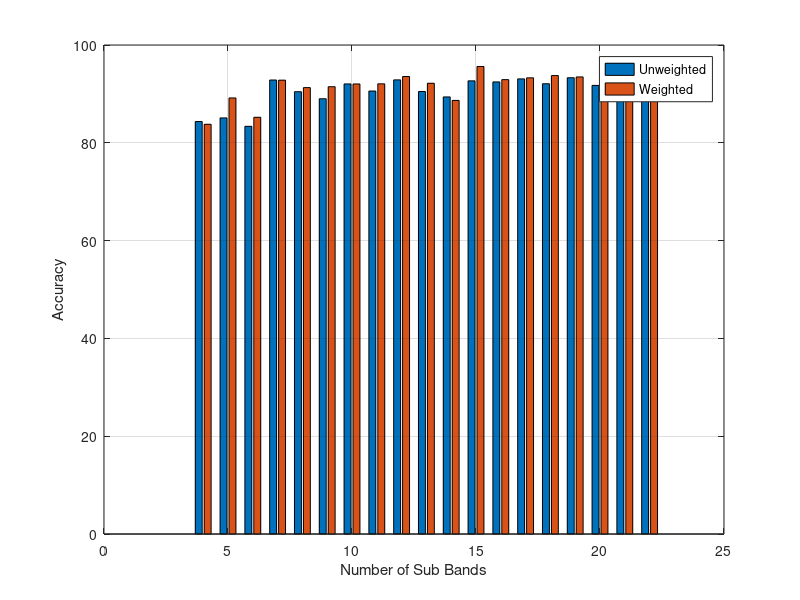

Recreate this plot in MATLAB.
x=[4 5 6 7 8 9 10 11 12 13 14 15 16 17 18 19 20 21 22];
wgt=[83.79 89.1725  85.218 92.81 91.29 91.47 92.03 92.06 93.5568 92.18 88.67 95.607 92.92 93.29  93.75 93.47 93.59 91.53 92.98]
unwgt=[84.35 85.09 83.37 92.84 90.45 89.01 92.039 90.5884 92.87 90.49 89.381 92.67 92.45 93.07 92.08 93.31 91.74  90.92 91.72];
compare=[ unwgt' wgt'];

bar(x,compare);
grid on;
% title('Ten Fold accuracy comparison')
xlabel('Number of Sub Bands');
ylabel('Accuracy');
legend('Unweighted','Weighted');

set(gcf, 'renderer', 'painters');
print(gcf, '-depsc2', 'results.eps');